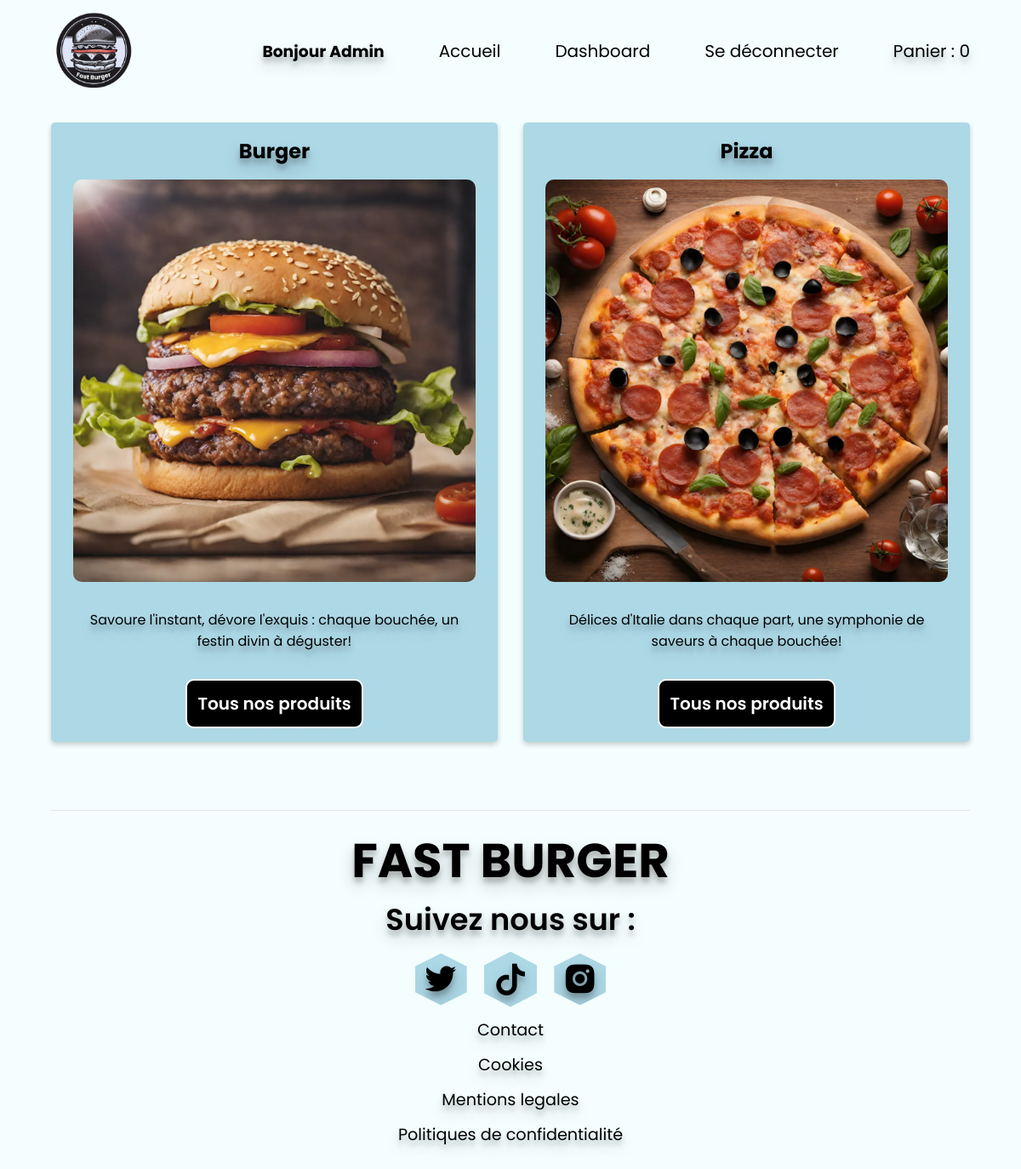
Screenshot of /?page=home (signed in) with the database file from the repository.
### tables this page shows
CREATE TABLE IF NOT EXISTS `categories` (
  `id` int NOT NULL AUTO_INCREMENT,
  `name` varchar(255) NOT NULL,
  `image` varchar(255) DEFAULT NULL,
  `description` varchar(255) NOT NULL,
  PRIMARY KEY (`id`)
);

### controllers/home_controller.php (called while the page is built)
<?php
$query = "SELECT * FROM categories";
$response = $bdd->query($query);
$categories = $response->fetchAll();
require './views/home.php';

### index.php (called while the page is built, shortened)
<?php
require 'views/layout.php';

### views/home.php (the view)
<main>
    <section>
        <div class="categorieContainer">
            <?php
            foreach ($categories as $data) {
            ?>
                <div class='cardContainer'>
                    <h2><?= $data['name'] ?> </h2>
                    <img src="<?= PATH_IMAGE . $data['image'] ?>" alt="<?= $data['name'] ?>">
                    <p> <?= $data['description'] ?> </p>
                    <a href='?page=product&category_id=<?= $data['id'] ?>'><button class="button">Tous nos produits</button></a>
                </div>
            <?php } ?>
        </div>
    </section>
</main>

### assets/style.css (style rules this page uses)
* { margin: 0; padding: 0; box-sizing: border-box; font-family: "poppins"; text-shadow: rgba(0, 0, 0, 0.19) 0px 10px 20px, rgba(0, 0, 0, 0.23) 0px 6px 6px; }
body { margin: 0; list-style-type: none; background: #F4FEFE; }
a { text-decoration: none; color: inherit; }
.button { appearance: none; background-color: black; border: 0.125em solid white; border-radius: 10px; box-sizing: border-box; color: white; cursor: pointer; font-size: 16px; font-weight: 600; padding: 10px; line-height: normal; margin: 0; outline: none; text-align: center; text-decoration: none; transition: 0.4s }
.categorieContainer { margin-top: 4rem; }
.cardContainer { text-align: center; margin: 0 auto; width: 90%; row-gap: 1rem; border-radius: 5px; box-shadow: 0 3px 6px rgba(0, 0, 0, 0.08), 0 3px 6px rgba(0, 0, 0, 0.13); transition: all 0.4s ease; background: lightblue; margin-bottom: 2rem; display: flex; flex-direction: column; justify-content: center; align-items: center; }
.cardContainer h2 { font-size: 20px; padding-top: 1rem; font-weight: 700; }
.cardContainer button { margin-bottom: 1rem; }
.cardContainer p { font-size: 12px; margin-bottom: 1rem; width: 90%; }
.cardContainer img { width: 90%; height: auto; border-radius: 10px; margin-bottom: 1rem; }
@media (min-width:750px) { .categorieContainer { width: 90%; display: grid; grid-template-columns: repeat(2, 1fr); margin: 0 auto; margin-top: 7rem; justify-content: space-between; gap: 30px; } }
@media (min-width:750px) { .cardContainer { width: 100%; margin-bottom: 0rem; } }
@media (min-width:750px) { .cardContainer h2 { font-size: 24px; } }
@media (min-width:750px) { .cardContainer button { margin-bottom: 1rem; } }
@media (min-width:750px) { .cardContainer p { font-size: 16px; margin-bottom: 1rem; width: 90%; } }
@media screen and (min-width: 1030px) { .categorieContainer { max-width: 1200px; margin-top: 9rem; } }
@media (min-width:750px) { .button { font-size: 20px; padding: 12px; line-height: normal; } }

### rows the page displays
categories: name "Burger", image (picture), description "Savoure l'instant, dévore l'exquis : chaque bouchée, un festin divin à déguster!"
categories: name "Pizza", image (picture), description "Délices d'Italie dans chaque part, une symphonie de saveurs à chaque bouchée!"

### other values shown
$_SESSION['name'] "Admin"
$totalQuantity "0"
